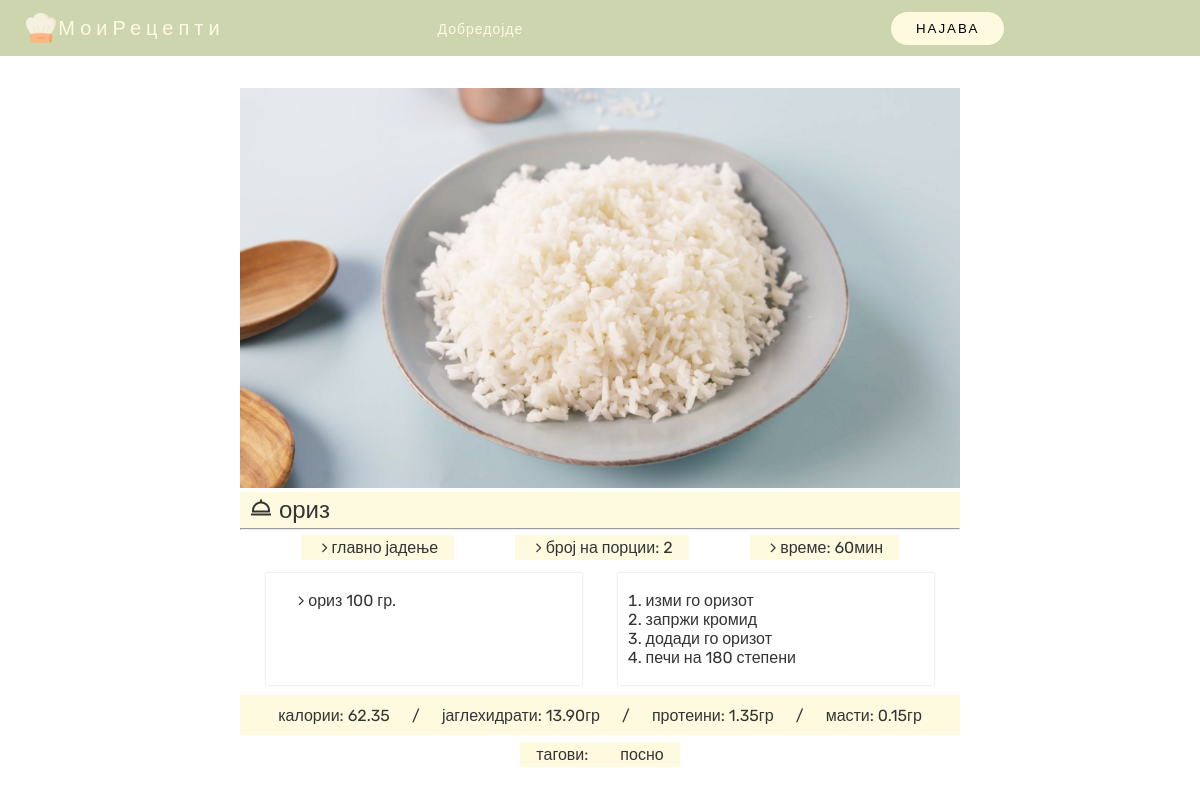
/code/recept_detali.php?id=4, run on the app's committed database.
### tables this page shows
CREATE TABLE `recept` (
  `id` int(11) NOT NULL,
  `korisnik_id` int(11) NOT NULL,
  `ime` varchar(50) NOT NULL,
  `kategorija` varchar(50) NOT NULL,
  `vremeZaPodgotovka` int(11) DEFAULT NULL,
  `brojPorcii` int(11) NOT NULL,
  `slika` varchar(255) DEFAULT NULL
);

CREATE TABLE `recept_cekori` (
  `id` int(11) NOT NULL,
  `broj` int(11) NOT NULL,
  `opis` text NOT NULL,
  `recept_id` int(11) NOT NULL
);

CREATE TABLE `recept_nutri` (
  `recept_id` int(11) NOT NULL,
  `jaglehidrati` decimal(5,2) NOT NULL,
  `masti` decimal(5,2) NOT NULL,
  `proteini` decimal(5,2) NOT NULL
);

CREATE TABLE `recept_tags` (
  `id` int(50) NOT NULL,
  `recept_id` int(50) NOT NULL,
  `ime` varchar(50) NOT NULL
);

### code/recept_detali.php (the view, shortened to what this page needs)
<?php
include "header.php";
$id = $_GET['id'];
?>
<!DOCTYPE html>
<html lang="en">
<head>
    <link rel="stylesheet" href="css/recept_detali.css">
</head>
<body>
    <section class="wrapper">
        <?php
        $sql = "SELECT * FROM recept WHERE id='$id'";
        $result = mysqli_query($conn, $sql);
        $recept = $result->fetch_array();
        echo
        '
        <div>
            <img src="uploadfile/' . $recept['slika'] . '" class="recept_slika">
        </div>
        <div class="column__title--wrapper">
            <h1><i class="bx bx-dish"></i> ' . $recept['ime'] . ' </h1>
        </div>
        <hr>
        <div class="detali_list">
        <div class="detali">
            <p> <i class="fa fa-angle-right"></i> ' . $recept['kategorija'] . '</p>
        </div>
        <div class="detali">
            <p> <i class="fa fa-angle-right"></i> број на порции: ' . $recept['brojPorcii'] . '</p>
        </div>
        <div class="detali">
            <p> <i class="fa fa-angle-right"></i> време: ' . $recept['vremeZaPodgotovka'] . 'мин</p>
        </div>
        </div>
        ';
        ?>
        <div class="card_column">
            <div class="card">
                <?php
                $sqlSostojki = "SELECT * FROM sostojki_na_recept WHERE recept_id='" . $id . "' ";
                $sostojki = mysqli_query($conn, $sqlSostojki);
                if ($sostojki->num_rows > 0) {
                    echo '
                    <div class="cekori_lista" >
                    <ul>';
                    while ($sostojka = $sostojki->fetch_array()) {
                        echo '
                    <li class="cekor">
                        <i class="fa fa-angle-right"></i> ' . $sostojka['ime'] . ' ' . $sostojka['kolicina'] . ' гр.
                    </li>';
                    }
                    echo
                    '</ul>
                    </div>';
                }
                ?>
            </div>
            <div class="card">
                <?php
                $sqlCekori = "SELECT * FROM recept_cekori WHERE recept_id='" . $id . "' ORDER BY broj ASC";
                $cekori = mysqli_query($conn, $sqlCekori);
                if ($cekori->num_rows > 0) {
                    echo '
                    <div class="cekori_lista" >
                        <ol>';
                    while ($cekor = $cekori->fetch_array()) {
                        echo '
                            <li class="cekor">
                                ' . $cekor['opis'] . '
                            </li>';
                    }
                    echo '
                        </ol>
                    </div>';
                }
                ?>
            </div>
        </div>
        <?php
        $sql = "SELECT * FROM recept_nutri WHERE recept_id ='" . $id . "' ";
        $result = mysqli_query($conn, $sql);
        $row = $result->fetch_array();
        $kcal = $row['jaglehidrati'] * 4 + $row['proteini'] * 4 + $row['masti'] * 9;
        echo '
        <div class="nutri">
            <p>калории:  ' . $kcal . ' </p>
            <p>/</p>
            <p> јаглехидрати:  ' . $row['jaglehidrati'] . 'гр </p>
            <p>/</p>
            <p> протеини:   ' . $row['proteini'] . 'гр </p>
            <p>/</p>
            <p> масти:   ' . $row['masti'] . 'гр </p>
        </div>
        ';
        $sql = "SELECT * FROM recept_tags WHERE recept_id='" . $id . "'";
        $result = mysqli_query($conn, $sql);
        if ($result) {
            echo '<div class="tags">
            <p> тагови:</p>';
            while ($tags = $result->fetch_array()) {
                echo ' <p> ' . $tags['ime'] . ' </p> ';
            }
            echo '</div>';
        }
        ?>
    </section>
</body>
</html>

### code/css/header.css (style rules this page uses)
:root { --header-height: 3.5rem; --yellow-color-light: #fefae0; --yellow-color: #FDF5C4; --yellow-color-dark: #F9E88B; --dark-color: #32352b; --green-color-light: #E9EDDC; --green-color: #ccd5ae; --green-color-dark: #605C4E; --brown-light:#faedcd; --brown-dark:#d4a373; --title-color: #19181b; --text-color: #333533; --text-color-light: #afaa9d; --body-color: #fffdf881; --body-font: "Nunito", sans-serif; --normal-font-size: 1rem; --small-font-size: 0.75rem; --smaller-font-size: 0.75rem; --font-medium: 500; --font-semi-bold: 600; --z-fixed: 100; }
* { box-sizing: border-box; margin: 0; padding: 0; font-family: "Rubik", sans-serif; font-weight: 400; }
body { margin-top: var(--header-height); height: 100%; }

### code/css/recept_detali.css (style rules this page uses)
:root { --header-height: 3.5rem; --yellow-color-light: #fefae0; --yellow-color: #FDF5C4; --yellow-color-dark: #F9E88B; --dark-color: #32352b; --green-color-light: #E9EDDC; --green-color: #ccd5ae; --green-color-dark: #605C4E; --brown-light:#faedcd; --brown-dark:#d4a373; --title-color: #19181b; --text-color: #333533; --text-color-light: #afaa9d; --body-color: #fffdf881; --body-font: "Rubik", sans-serif; --normal-font-size: 1.2rem; --small-font-size: 1rem; --smaller-font-size: 0.75rem; --font-medium: 500; --font-semi-bold: 600; --z-fixed: 100; }
body { font-family: var(--body-font); color: var(--text-color); }
i { padding-left: 5px; }
hr { height: 1px; }
ul { list-style-type: none; }
.recept_slika { width: 100%; height: 400px; object-fit: cover; }
.wrapper { padding: 2rem 15rem; }
.column__title--wrapper { background-color: var(--yellow-color-light); font-weight: bold; display: grid; padding: 0.25rem; justify-content: flex-start; align-items: center; }
.detali_list { display: flex; justify-content: space-evenly; }
.tags { display: flex; justify-content: center; }
.detali , .tags > p { margin: 5px 0; padding: 0 1rem; display: grid; background-color: var(--yellow-color-light); height: 25px; font-size: var(--small-font-size); text-align: start; align-items: center; }
.nutri { margin: 2px 0; padding: 0 1rem; display: flex; background-color: var(--yellow-color-light); width: 100%; height: 40px; font-size: var(--small-font-size); text-align: start; align-items: center; justify-content: space-evenly; }
.card_column { display: grid; grid-template-columns: 50% 50%; justify-items: center; padding: 0.5rem 0.5rem; }
.card { display: grid; width: 90%; min-height: 100px; padding: 0.5rem 0.5rem; box-shadow: 0 0 2px rgba(0, 0, 0, 0.2); }
.cekori_lista { padding: 10px 20px; }

### data on the page
recept: slika (picture), ime "ориз", kategorija "главно јадење", brojPorcii "2", vremeZaPodgotovka "60"
recept_cekori: opis "изми го оризот"
recept_cekori: opis "запржи кромид"
recept_cekori: opis "додади го оризот"
recept_cekori: opis "печи на 180 степени"
recept_nutri: kcal "62.35", jaglehidrati "13.90", proteini "1.35", masti "0.15"
recept_tags: ime "посно"

### other printed values
$sostojka['ime'] "ориз"
$sostojka['kolicina'] "100"
